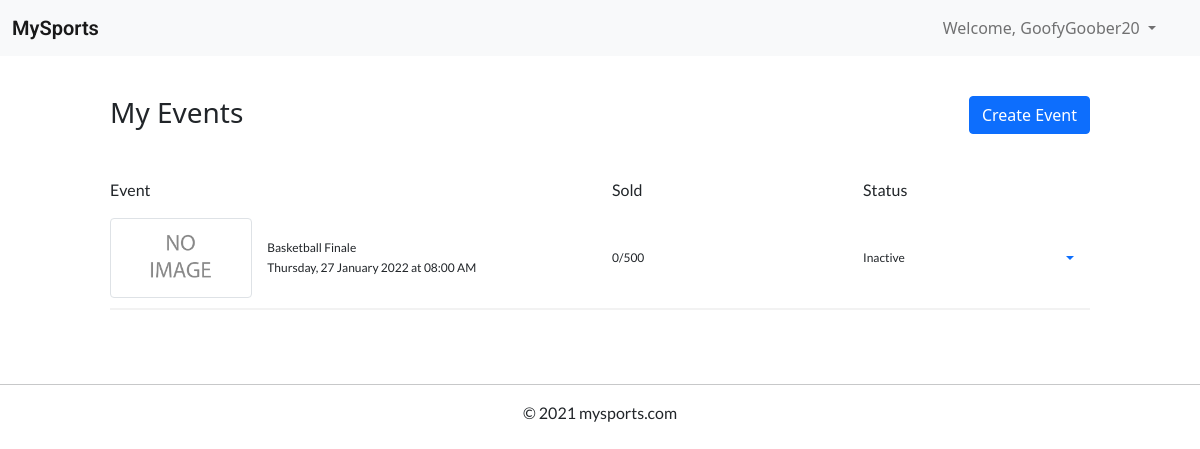
/manage-events (signed in), run on the app's committed database.
### website/models.py (models this page shows, shortened)
class User(db.Model, UserMixin):
    __tablename__='users' # good practice to specify table name
    user_id = db.Column(db.Integer, primary_key=True, autoincrement=True)
    username = db.Column(db.String(20), index=True, unique=True)
    email = db.Column(db.String(100), index=True, unique=True)
    contact_number = db.Column(db.Integer, unique=True, index=True)
    address = db.Column(db.String(100), index=True, unique=True)
    password_hash = db.Column(db.String(255), nullable=False)
    comments = db.relationship('Comment')
    events = db.relationship('Event')
    orders = db.relationship('Order')

class Event(db.Model):
    __tablename__ = 'events'
    event_id = db.Column(db.Integer, primary_key=True, autoincrement=True)
    title = db.Column(db.String(80))
    description = db.Column(db.String(2000))
    sport = db.Column(db.String(20))
    image = db.Column(db.String(100))
    venue = db.Column(db.String(50))
    address = db.Column(db.String(150))
    start_time = db.Column(db.DateTime())
    end_time = db.Column(db.DateTime())
    status = db.Column(db.String(15))
    tickets_total = db.Column(db.Integer())
    price = db.Column(db.Float())
    user_id = db.Column(db.Integer(), db.ForeignKey('users.user_id'))
    orders = db.relationship('Order')
    comments = db.relationship('Comment')
    @property
    def tickets_sold(self) -> int:
        tickets_sold = 0
        for order in self.orders:
            tickets_sold += order.ticket_quantity
        return tickets_sold
    def formatted_time(self, time:datetime):
        return '{}, {} {} {} at {}'.format(get_day(time.weekday()),
                                                time.day,
                                                get_month(time.month - 1),
                                                time.year,
                                                time.strftime("%I:%M %p"))

### website/views.py (the view)
@bp.route('/manage-events')
@login_required
def manage_events():
    return render_template('manage_events.html', events=current_user.events)

### website/models.py (called while the page is built)
def get_day(day:int):
    return days_of_week[day]

def get_month(month:int):
    return months[month]

### website/templates/manage_events.html (shortened to what this page needs)
{% extends "base.html" %}
{% block content %}
<div class="container-fluid">
  <div class="col-12 col-lg-10 mx-auto">
    <div class="div-2"></div>
    <div class="row">
      <div class="col">
        <h3>My Events</h3>
      </div>
      <div class="col">
        <form action="{{ url_for('main.create_event') }}">
          <button class="btn btn-primary float-right">Create Event</button>
        </form>
      </div>
    </div>
    <div class="div-1"></div>
    <div class="div-1"></div>
    <div class="row">
      <div class="col-6">
        <p>Event</p>
      </div>
      <div class="col-3">
        <p>Sold</p>
      </div>
      <div class="col-3">
        <p>Status</p>
      </div>
    </div>
    {% if events|length > 0  %}
    {% for event in events %}
    <div class="my-event-container">
      <div class="row">
        <div class="col-6 d-flex">
          <img class="img-fluid img-thumbnail float-left my-auto"
            src="{{ url_for('main.download', filename=event.image) }}">
            <div class="my-auto">
              <p>{{ event.title }}</p>
              <p>{{ event.formatted_time(event.start_time) }}</p>
          </div>
        </div>
        <div class="col-3 d-flex">
          <p class="my-auto">{{ event.tickets_sold|string }}/{{ event.tickets_total|string }}</p>
        </div>
        <div class="col-3 d-flex">
          <p class="my-auto">{{ event.status }}</p>
          <div class="dropdown my-auto ms-auto">
            <a class="nav-link dropdown-toggle" href="#" data-bs-toggle="dropdown"></a>
          </div>
        </div>
      </div>
    </div>
    <div class="div-1"></div>
    {% endfor %}
    {% else %}
    <div class="div-1"></div>
    <p>You have no events to display</p>
    <div class="div-1"></div>
    {% endif %}
  </div>
</div>
<div class="div-2"></div>
{% endblock %}

### website/templates/base.html (shortened to what this page needs)
<!doctype html>
<html>
<head>
  <link rel="stylesheet" href="{{ url_for('static', filename='css/style.css') }}">
    <link href="https://cdn.jsdelivr.net/npm/bootstrap@5.1.0/dist/css/bootstrap.min.css" rel="stylesheet"
>
  </head>
<body>
    <nav class="navbar navbar-expand-lg navbar-light bg-light">
        <div class="container-fluid">
          <a class="navbar-brand" href="{{ url_for('main.index') }}">MySports</a>
          <div class="collapse navbar-collapse" id="navbarScroll">
            <div class="div-1"></div>
              {% if current_user.is_authenticated %}
              <ul class="navbar-nav my-2 my-lg-0 d-flex ms-auto me-4" >
                <li class="nav-item dropdown">
                  <a class="nav-link dropdown-toggle" href="#" id="navbarDropdownMenuLink" role="button" data-bs-toggle="dropdown" aria-expanded="false">
                  Welcome, {{ current_user.username }}
                </a>
                {% endif %}
              </li>
            </ul>
          </div>
        </div>
      </nav>
    <main>
        {% block content %}{% endblock %}
    </main>
    <footer>
        <div class="myfooter">
            <hr>
            <p>© 2021 mysports.com</p>
            <div style="padding: 30px;"></div>
        </div>
    </footer>
</body>
</html>

### website/static/css/style.css (style rules this page uses)
.myfooter { text-align: center; }
.div-1 { padding: 10px; }
.div-2 { padding: 20px; }
p { font-family: 'Lato', sans-serif; }
.navbar-brand { font-family: 'Roboto', sans-serif; font-weight: 600; font-size: 25px; }
body, html { height: 100%; }
div.my-event-container { box-shadow: 0px 2px 0px 0px rgb(0 0 0 / 5%); padding-bottom: 10px; }
div.my-event-container p { font-size: 12px; padding: 0px; margin: 2px 0; }
div.my-event-container img { height: 80px; aspect-ratio: 16 / 9; object-fit: cover; margin-right: 15px; }
.float-right { float: right; }
.float-left { float: left; }

### data on the page
User: username "GoofyGoober20"
Event: title "Basketball Finale", formatted_time "Thursday, 27 January 2022 at 08:00 AM", tickets_sold "0", tickets_total "500", status "Inactive"
